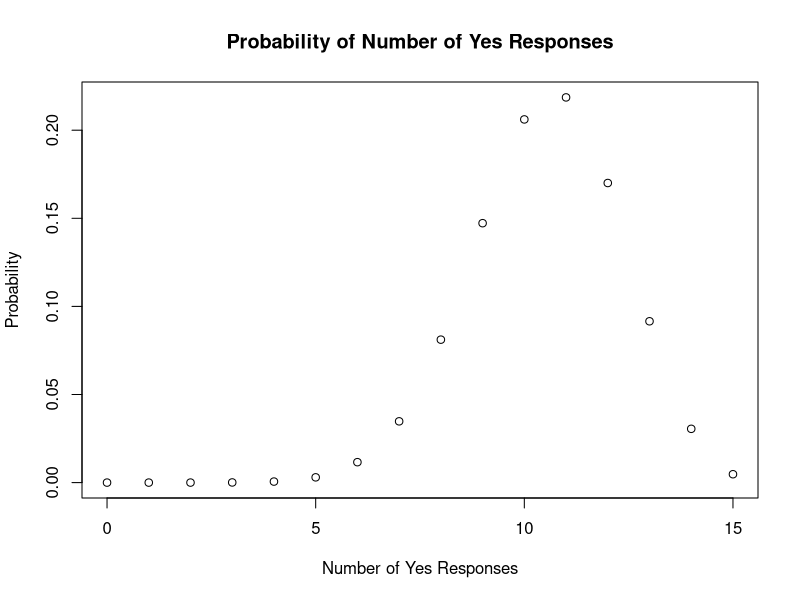
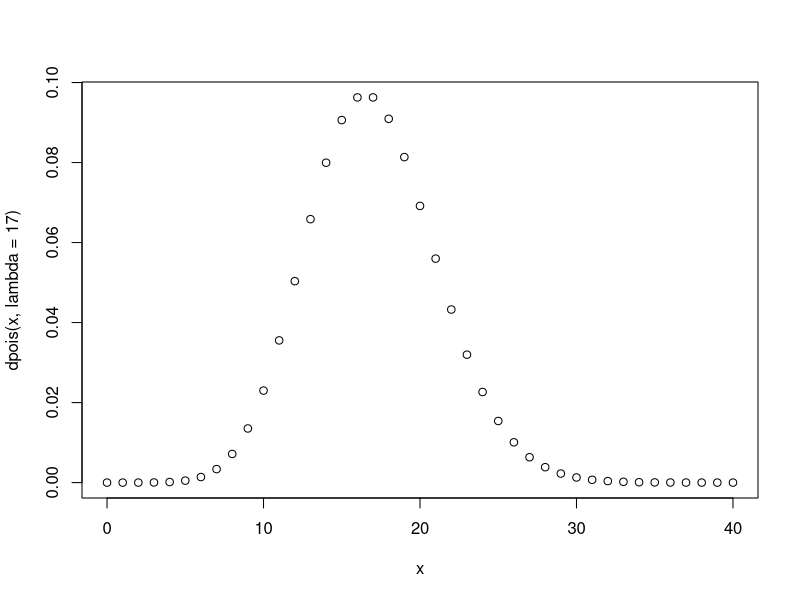
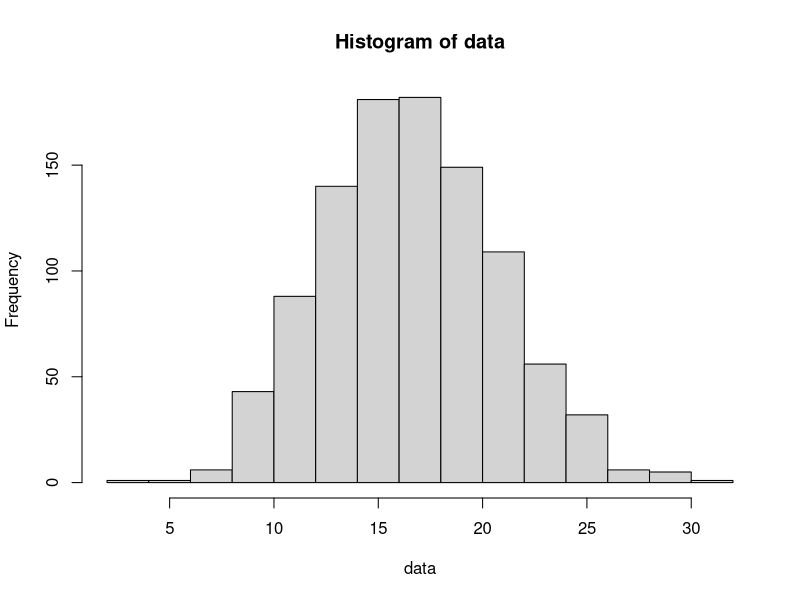
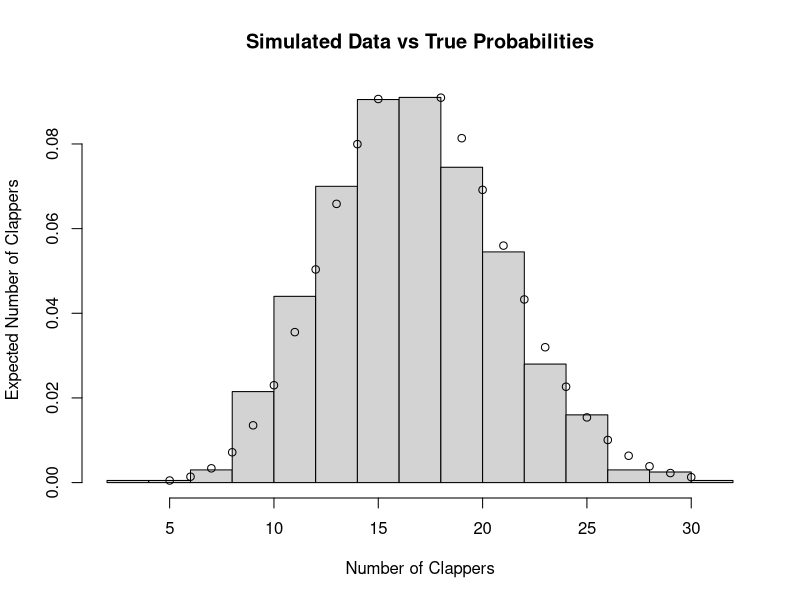

The R source for these figures, in order:
#We have n = 300 participants, and a probability of success p = 0.7. Therefore, our expected number of “yes” responses out of this group is:
n = 300
p = 0.7
n*p

#What is the variance of this random variable?
n*p*(1-p)

#Now let’s return our attention to the active focus group. Let’s suppose your group consists of 15 people. Then you will have as few as zero yes responses and as many as 15. Let’s plot the probability of each of the 16 possibilities.

x <- 0:15
plot(x, dbinom(x, size = 15, prob = 0.7),
     main = "Probability of Number of Yes Responses",
     xlab = "Number of Yes Responses",
     ylab = "Probability")
1


#simulate 1000 more focus groups
data <- rbinom(1000, size = 15, prob = 0.7)
mean(data)
var(data)

#Let’s look at a similar experiment using the Poisson distribution. Every lecture, on average, 17 students clap
#at the end of my lecture (no not really, the actual number is much much much closer to zero). Pretending
#that the number is actually 17, I would like to predict the number who will clap at the end of my next lecture
#so I can know how good I will feel on the way back to my office.
#Similar to above, let’s plot the probability of the number of clappers from 0 up to 50.

x <- 0:40
plot(x,dpois(x, lambda = 17))

#simulate 1000
data <- rpois(1000, lambda = 17)
mean(data)

var(data)

#plot
x <- c(5:30)
invisible(plot(hist(data), freq = FALSE,
               main = "Simulated Data vs True Probabilities",
               xlab = "Number of Clappers",
               ylab = "Expected Number of Clappers"))

#overlay points
points(x, dpois(x, lambda = 17))


#change1

#change2

#change3

#change4

#changefrombrowser
